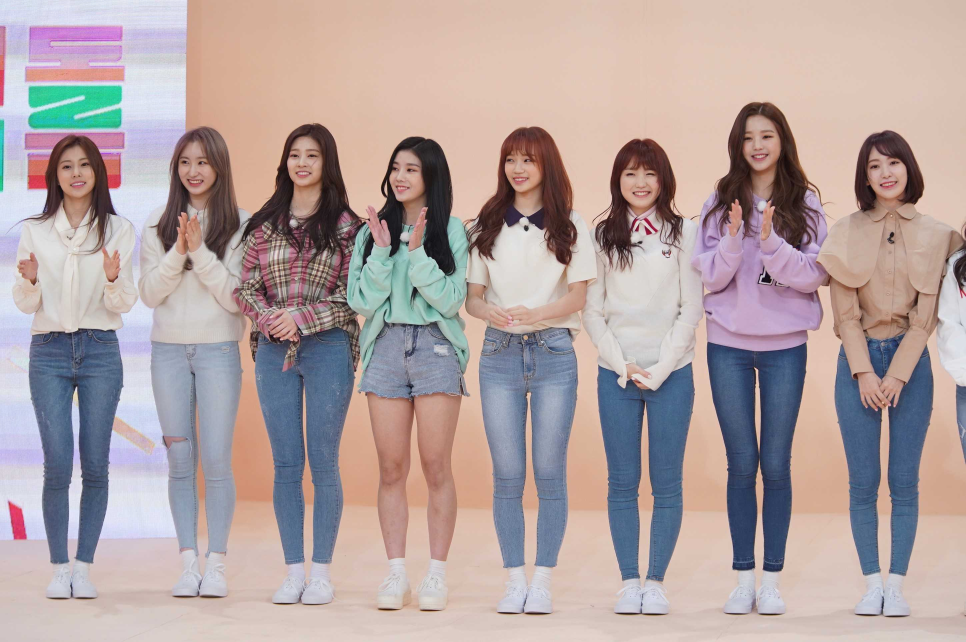
#> input picture image/izone.jpg, 2897 x 1926 px (shown at 1/3 size)
$ python image_face_emoticon_png.py
#> lines starting #> are read from the running program, lines starting #| are printed output that depends on the picture; after the words box and inside, x2 and y2 are one past the last pixel; in counts of white or black regions, pixels touching at a corner belong together; pictures that were not available may be replaced by others from this repository, and a replacement may not be noted
import cv2

# 이미지와 이모티콘 이미지 불러오기
image = cv2.imread("../image/izone.jpg", cv2.IMREAD_COLOR)
#> image is the input picture: shape (1926, 2897, 3); mean B, G, R 160.6, 161.3, 176.9
emoticon_image = cv2.imread("../image/emoticon.png", cv2.IMREAD_COLOR)
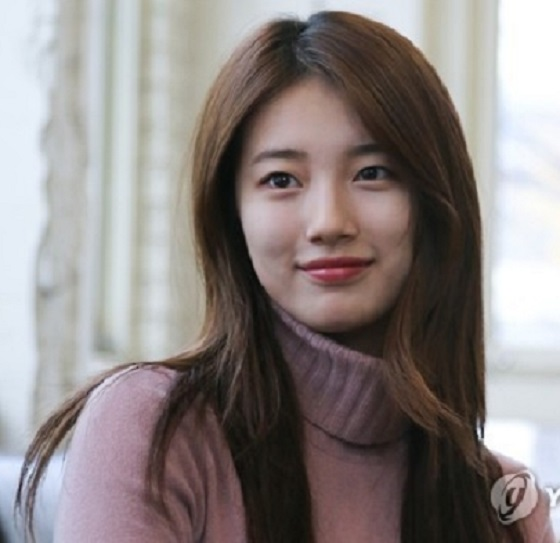
#> input picture image/01.jpg, 560 x 543 px, given in place of emoticon.png, which was not available
#> emoticon_image is the input picture: shape (543, 560, 3); mean B, G, R 131.6, 132.8, 140.5

# 이미지 로드 실패 시 예외 발생
if image is None or emoticon_image is None:
    raise Exception("이미지를 불러올 수 없습니다.")

# 얼굴 검출을 위한 그레이스케일 이미지 생성 및 히스토그램 평활화
gray = cv2.cvtColor(image, cv2.COLOR_BGR2GRAY)
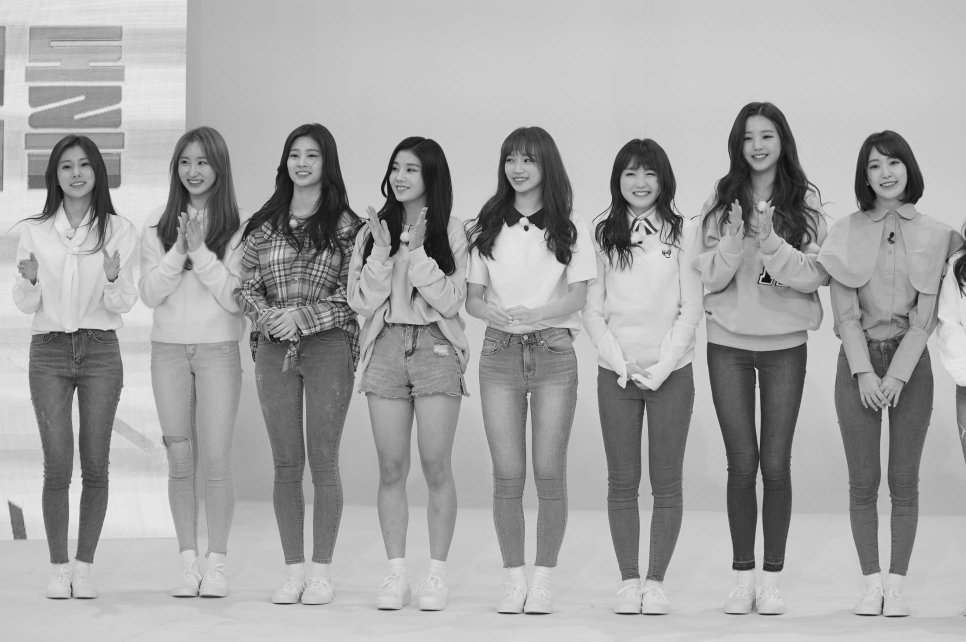
#> gray: shape (1926, 2897) (shown at 1/3 size); min 0, max 255, mean 165.9
gray = cv2.equalizeHist(gray)
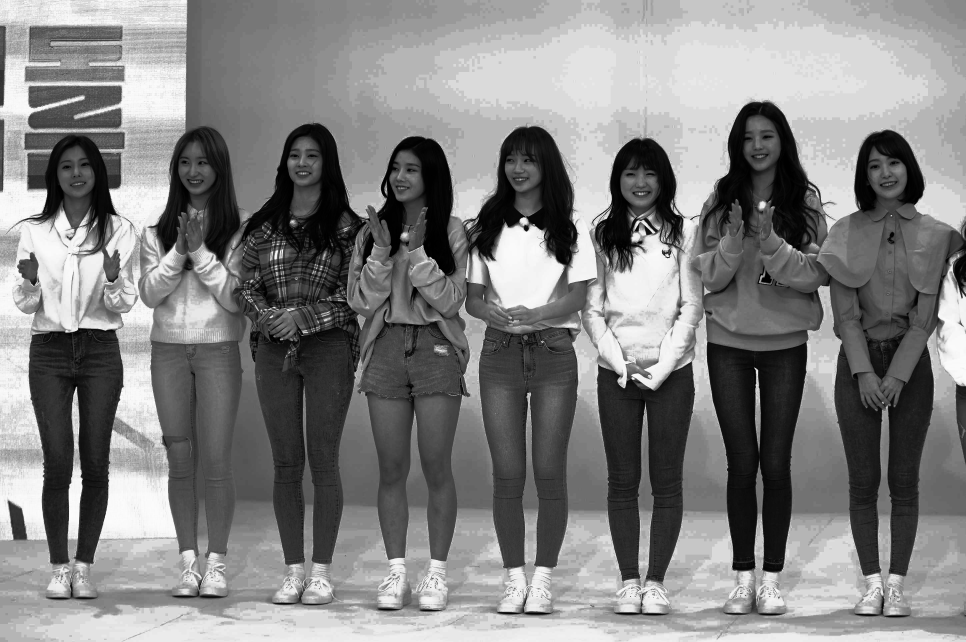
#> gray: shape (1926, 2897) (shown at 1/3 size); min 0, max 255, mean 130.1

# 학습된 얼굴 정면 검출기 사용
face_cascade = cv2.CascadeClassifier(cv2.data.haarcascades + "haarcascade_frontalface_alt2.xml")

# 얼굴 검출 수행
faces = face_cascade.detectMultiScale(gray, scaleFactor=1.1, minNeighbors=5, minSize=(100, 100))
#> faces = [[2204, 358, 144, 144], [842, 416, 134, 134], [518, 440, 128, 128], [1494, 436, 128, 128], [160, 446, 136, 136], [1143, 458, 132, 132], [2585, 440, 145, 145], [1845, 463, 154, 154]]

# 얼굴이 검출되었다면 이모티콘을 얼굴에 적용
if len(faces) > 0:
    for (x, y, w, h) in faces:
        # 얼굴 영역 크기에 맞게 이모티콘 이미지 크기 조정
        resized_emoticon = cv2.resize(emoticon_image, (w, h), interpolation=cv2.INTER_AREA)

        # 이모티콘 이미지를 그레이스케일로 변환 및 마스크 생성
        emoticon_gray = cv2.cvtColor(resized_emoticon, cv2.COLOR_BGR2GRAY)
        _, mask = cv2.threshold(emoticon_gray, 240, 255, cv2.THRESH_BINARY_INV)

        # 마스크 반전 생성
        mask_inv = cv2.bitwise_not(mask)

        # 이모티콘에서 이모티콘 부분만 추출
        emoticon_fg = cv2.bitwise_and(resized_emoticon, resized_emoticon, mask=mask)

        # 원본 이미지에서 얼굴 부분만 추출
        face_bg = cv2.bitwise_and(image[y:y+h, x:x+w], image[y:y+h, x:x+w], mask=mask_inv)

        # 얼굴 부분에 이모티콘 합성
        image[y:y+h, x:x+w] = cv2.add(face_bg, emoticon_fg)
#> this loop made 8 passes
#> pass 1, `_, mask = cv2.threshold(emoticon_gray, 240, 255, cv2.THRESH_BINARY_INV)`:
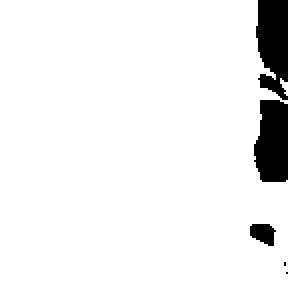
#> mask: shape (144, 144) (shown 2 times larger); 93.5% white; 5 black regions (2 under 20 px), largest, box (x1, y1, x2, y2) and area: (128, 0, 144, 50) 633, (127, 50, 144, 91) 602, (125, 112, 138, 123) 104
#> after the loop:
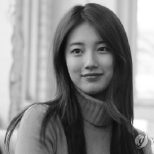
#> emoticon_gray: shape (154, 154); min 10, max 255, mean 135
#> after the loop:
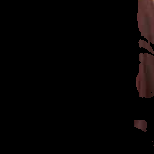
#> face_bg: shape (154, 154, 3); mean B, G, R 2.7, 2.9, 5
#> after the loop:
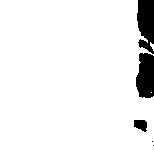
#> mask: shape (154, 154); 93.5% white; 5 black regions (2 under 20 px), largest, box (x1, y1, x2, y2) and area: (137, 0, 154, 54) 726, (136, 53, 154, 98) 693, (134, 120, 147, 132) 119

    # 이모티콘 처리된 이미지 저장 및 표시
    result_path = "../result/emoticon_result.jpg"
    cv2.imwrite(result_path, image)
    cv2.imshow("Emoticon Applied Image", image)

else:
    print("얼굴을 검출할 수 없습니다.")

# 입력 대기 (결과 창이 바로 닫히지 않도록 설정)
cv2.waitKey(0)
cv2.destroyAllWindows()
